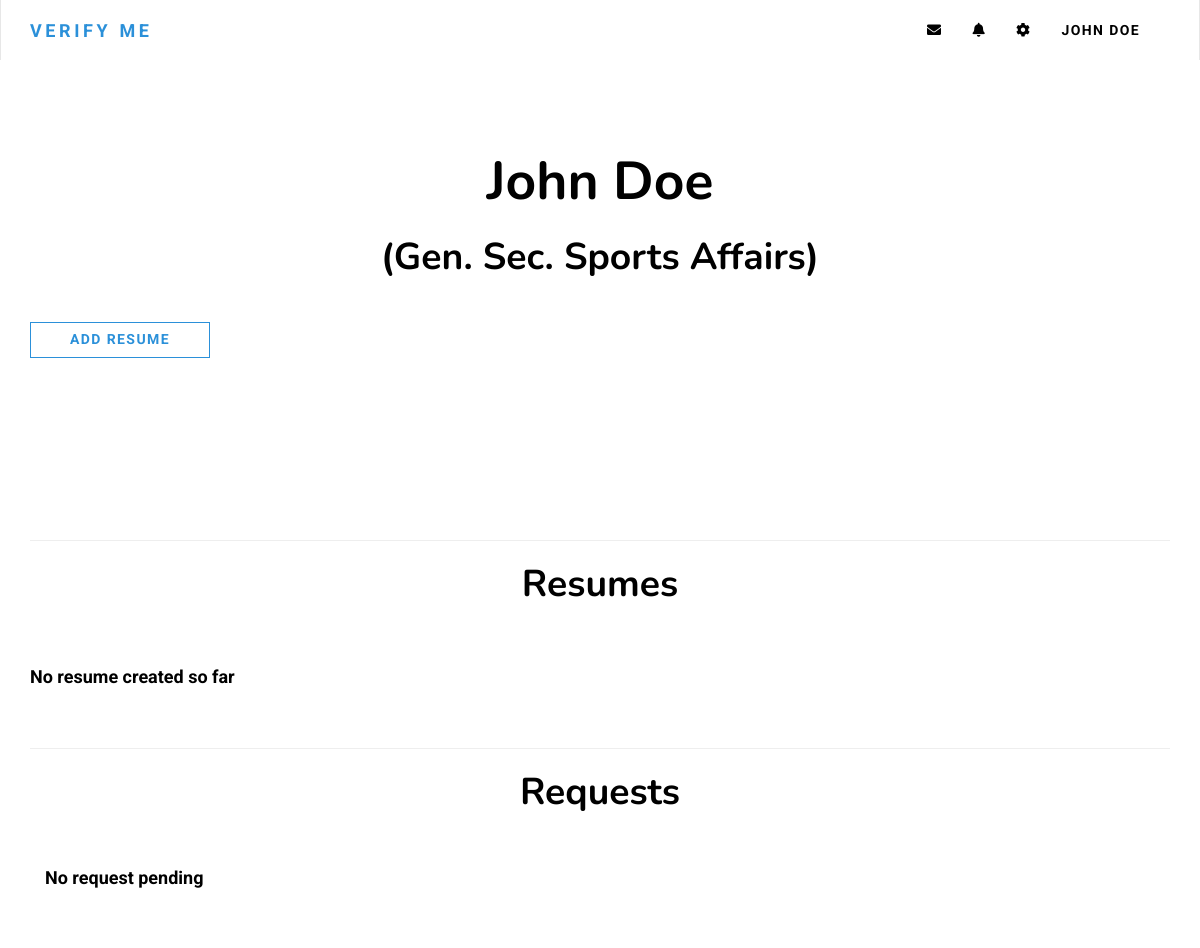
Before: /home/ (signed in) with the older database file.
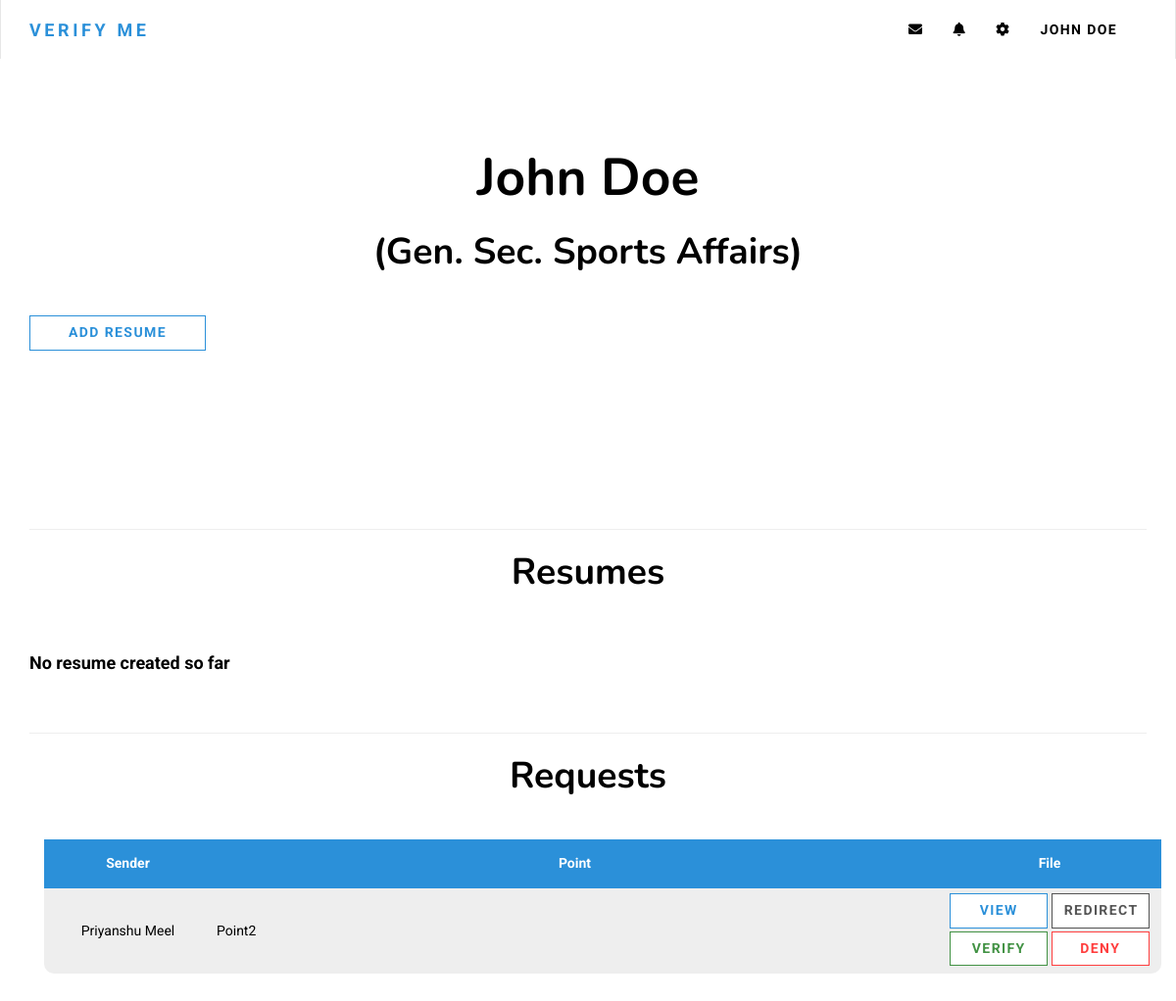
After: the same page with the newer database file.
### website/models.py (models this page shows, shortened)
class Users(models.Model):
	roll_number = models.CharField(max_length = 30)
	name = models.CharField(max_length = 50)
	department = models.CharField(max_length = 2, choices = LIST_OF_DEPARTMENTS)
	image = models.CharField(max_length = 100, default = 'profiles/default/default.png')
	privilege = models.BooleanField(default = False)
	position = models.CharField(max_length = 100, null = True)

class Point(models.Model):
	section = models.ForeignKey('Section', on_delete = models.CASCADE)
	position = models.IntegerField(editable = False, default = 0)
	type = models.CharField(max_length = 2, choices = POINT_TYPE, editable = False, default = 'BU')
	status = models.CharField(max_length = 1, choices = POINT_STATUS, default = 'P')
	content = models.TextField(default = '')
	comment = models.TextField(default = '')
	timestamp = models.DateTimeField(auto_now_add = True, null = True)

### website/views.py (the view, shortened to what this page needs)
# urls.py: path('home/',views.home_view, name = 'home_view'),
def home_view(request):
	if request.session.get('user') != None:
		logged_user_roll = request.session['user']
		user = Users.objects.get(roll_number = logged_user_roll)
		resume_list = Resume.objects.filter(user = user).order_by("-timestamp")
		resume_list = Resume.objects.filter(user = user).order_by("-timestamp")
		notifications = Notification.objects.filter(receiver = user).order_by("-timestamp")
		count = 0
		for n in notifications:
			if not n.seen:
				count += 1
		requests = Request.objects.filter(receiver = user).order_by("-timestamp")
		request_list = []
		for request1 in requests :
			if request1.status:
				if request1.point.type == "BU":
					temp = request1.point.content
				elif request1.point.type == "M2":
					temp1 = request1.point.content.split("#")
					temp = ""
					for i in range(0,len(temp1),3):
						temp += "<p>" + temp1[i] + " ----- " + temp1[i+1] + " ----- " + temp1[i+2] + "</p>"
				elif request1.point.type == "M2":
					temp1 = request1.point.content.split("#")
					temp = ""
					for i in range(0,len(temp1),4):
						temp += "<p>" + temp1[i] + " ----- " + temp1[i+1] + " ----- " + temp1[i+2] + " ----- " + temp1[i+3] + "</p>"
				request_list.append({'id' : request1.id,'sender' : request1.sender.name, 'point_content' : temp, 'point_id' : request1.point.id, 'status' : request1.status})
		privileged_user = Users.objects.filter(privilege = True)
		return render(request, 'website/home_page.html', {'user':user, 'resume_list': resume_list, 'request_list': request_list, 'notifications':notifications, 'notification_count':count, 'privileged_user':privileged_user})
	else:
		return redirect('/')

### website/templates/website/home_page.html (shortened to what this page needs)
{% extends "website/base.html" %}
{% block navbar_items %}
	{% include "website/navbar.html" %}
{% endblock navbar_items %}
{% block content %}
<section>
	<div class="container clearfix">
		<div class="content">
			<h1 align="center" class="site-title">{{ user.name }}</h1>
			{% if user.privilege %}
				<h3 align="center" class="site-subtitle">({{ user.position }})</h3>
			{% endif %}
			<br>
			<h3
		</div>
		<div>
			<button id='_show_' type="submit" class="btn btn-primary transition-visible custom-width">Add resume</button><br><br>
			<div class = "form-group">
			</div>
		</div>
		<hr>
		<div class="content">
			<h3 align="center" class="site-subtitle">Resumes</h1><br>
		</div>
		{% if resume_list %}
		<div id = '_all_'>
			{% for resume in resume_list %}
				{% if resume.status == 3 %}
					<div class="btn-group">
						<div class="btn-group">
						<button onClick="openResume({{resume.id}})" class="btn btn-green custom-width">{{resume.title}}</button>
						<button class="btn btn-green" onClick = "return deleteResume({{resume.id}})";><i class="fas fa-times"></i></button>
						<button class="btn btn-green"><i class="fas fa-check"></i></button>
  					</div>
  					<br>
				{% elif resume.status == 2 %}
					<div class="btn-group">
						<div class="btn-group">
						<button onClick="openResume({{resume.id}})" class="btn btn-green custom-width">{{resume.title}}</button>
						<button class="btn btn-green" onClick = "return deleteResume({{resume.id}})";><i class="fas fa-times"></i></button>
						<button class="btn btn-green" onClick = "finalResume({{resume.id}});" ><i class="fas fa-arrow-right"></i></button>
  					</div>
  					<br>
				{% else %}
					<div class="btn-group">
						<button onClick="openResume({{resume.id}})" class="btn btn-primary custom-width">{{resume.title}}</button>
						<button class="btn btn-primary" onClick = "return deleteResume({{resume.id}})";><i class="fas fa-times"></i></button>
  					</div>
  					<br>
				{% endif %}
			{% endfor %}
		</div>
		{% else %}
		<div class="content">
			<h4>No resume created so far</h1><br>
		</div>
		{% endif %}
	</div>
	{% if user.privilege %}
		<hr>
		<div class="content">
			<h3 align="center" class="site-subtitle">Requests</h1><br>
		</div>
		<div class="container clearfix">
			{% if request_list %}
			   <table id="request_table" class="table-hover" width=100%>
			      <tr style="height: 50px;">
			         <th width=15%>Sender</th>
			         <th width=65%>Point</th>
			         <th width=20%>File</th>
			      </tr>
			      {% for request in request_list  %}
			      {% if request.status %}
			      <tr onclick='return clicked();'>
			         <td width=15%>{{request.sender}}</td>
			         <td width=65% style="text-align: left;">{% autoescape off %}{{request.point_content}}{% endautoescape %}</td>
			         <td width=20%>
			         	<button class='btn btn-primary' style='width:100px; margin-bottom: 3px;' onClick = "openViewModal({{request.id}});">view</button>
			         	<button class='btn btn-transparent' style='width:100px; margin-bottom: 3px;' onClick = "openRedirectModal({{request.id}});">Redirect</button><br>
			         	<button class='btn btn-green' style='width:100px; margin-bottom: 3px;' onClick = "return verifyRequest({{request.id}});">Verify</button>
			         	<button class='btn btn-red' style='width:100px; margin-bottom: 3px;' onClick = "return openDenyModal({{request.id}});">Deny</button><br>
						</td>
			      </tr>
			      {% endif %}
			      {% endfor %}
			   </table>
			{% else %}
				<div class="content">
					<h4>No request pending</h1><br>
				</div>
			{% endif %}
		</div>
	{% endif %}
</section>
{% endblock content %}

### website/templates/website/base.html (shortened to what this page needs)
{% load static %}
<!DOCTYPE html>
<html lang="en">
  <head>
    <link rel="stylesheet" href="{% static 'css/bootstrap.min.css' %}">
    <link rel="stylesheet" href="https://maxcdn.bootstrapcdn.com/bootstrap/3.3.7/css/bootstrap.min.css">
    <link rel="stylesheet" href="https://use.fontawesome.com/releases/v5.3.1/css/all.css">
    <link rel="stylesheet" href="{% static 'css/pe-icon-7-stroke.css' %}">
    <link rel="stylesheet" href="{% static 'css/lightbox.min.css' %}">
    <link rel="stylesheet" href="{% static 'css/style.default.css' %}" id="theme-stylesheet">
    <link rel="stylesheet" href="{% static 'css/custom.css' %}">
 </head>
  <body>
    <header class="header">
      <div role="navigation" class="navbar navbar-default">
        <div class="container">
          <div class="navbar-header"><a href="/" class="navbar-brand">Verify Me</a>
          </div>
          <div id="navigation" class="collapse navbar-collapse navbar-right">
            <ul class="nav navbar-nav">
              {% block navbar_items %}{% endblock navbar_items %}
            </ul>
          </div>
        </div>
      </div>
    </header>
    {% block content %}
    {% endblock content %}
  </body>
</html>

### website/templates/website/navbar.html (shortened to what this page needs)
<li><a href="/messages"><i class="fas fa-envelope"></i></a></li>
<li class="dropdown">
    <a href="" onClick="return removeCount();" class="dropdown-toggle" data-toggle="dropdown" role="button" aria-haspopup="true" aria-expanded="false"><i class="fas fa-bell"></i>
    </a>
</li>
<li class="dropdown">
    <a class="dropdown-toggle" data-toggle="dropdown" href="#"><i class="fas fa-cog"></i></a>
</li>
<li><a>{{ user.name }}</a></li>

### website/static/css/style.default.css (style rules this page uses)
.header { width: 100%; }
.navbar { text-transform: uppercase; letter-spacing: 0.1em; }
.navbar a.navbar-brand { font-weight: bold; letter-spacing: 0.2em; color: #2b90d9; }
.navbar .navbar-nav > li > a { font-weight: bold; }
@media (min-width: 768px) { .navbar ul.nav > li > a { border-top: solid 2px transparent; padding-top: 17.5px; } }
html { height: 100%; }
body { height: 100%; }
header { z-index: 1000; }
section { position: relative; padding-top: 90px; padding-bottom: 90px; }
a, button { -webkit-transition: all 0.2s ease-out; -moz-transition: all 0.2s ease-out; transition: all 0.2s ease-out; }
a { text-decoration: none; }
.nav { margin-bottom: 0; padding-left: 0; list-style: none; }
.nav > li > a { padding: 10px 15px; }
.navbar { font-family: "Roboto", Helvetica, Arial, sans-serif; min-height: 60px; margin-bottom: 0; border-top: none; border-bottom: none; }
@media (min-width: 768px) { .navbar { border-radius: 0; } }
.navbar-collapse { max-height: 340px; overflow-x: visible; padding-right: 15px; padding-left: 15px; }
@media (min-width: 768px) { .navbar-collapse { width: auto; border-top: 0; box-shadow: none; } }
@media (min-width: 768px) { .navbar-collapse.collapse { display: block !important; height: auto !important; padding-bottom: 0; overflow: visible !important; } }
.container > .navbar-header, .container-fluid > .navbar-header, .container > .navbar-collapse, .container-fluid > .navbar-collapse { margin-right: -15px; margin-left: -15px; }
@media (min-width: 768px) { .container > .navbar-header, .container-fluid > .navbar-header, .container > .navbar-collapse, .container-fluid > .navbar-collapse { margin-right: 0; margin-left: 0; } }
.navbar-brand { float: left; padding: 19.5px 15px; font-size: 18px; line-height: 21px; height: 60px; }
@media (min-width: 768px) { .navbar > .container .navbar-brand, .navbar > .container-fluid .navbar-brand { margin-left: -15px; } }
.navbar-nav { margin: 9.75px -15px; }
.navbar-nav > li > a { padding-top: 10px; padding-bottom: 10px; line-height: 21px; border-bottom: none; }
@media (min-width: 768px) { .navbar-nav { margin: 0 auto; display: table; table-layout: fixed; float: left; } }
@media (min-width: 768px) { .navbar-nav > li { float: left; } }
@media (min-width: 768px) { .navbar-nav > li > a { padding-top: 19.5px; padding-bottom: 19.5px; } }
.navbar-default { background-color: #ffffff; border-bottom-color: transparent; }
.navbar-default .navbar-brand { color: #000000; }
.navbar-default .navbar-nav > li > a { color: #000000; }
.navbar-default .navbar-collapse { border-color: transparent; }
body { font-family: "Roboto", Helvetica, Arial, sans-serif; font-size: 14px; line-height: 1.55; color: #000000; background-color: #ffffff; }
a { color: #2b90d9; text-decoration: none; }
hr { margin-top: 21px; margin-bottom: 21px; border: 0; border-top: 1px solid #eeeeee; }
.btn { font-weight: 700; font-family: "Roboto", Helvetica, Arial, sans-serif; text-transform: uppercase; letter-spacing: 0.1em; padding: 6px 12px; font-size: 14px; line-height: 1.55; border-radius: 0; }
.btn-primary { color: #2b90d9; background-color: #ffffff; border-color: #2b90d9; }
.btn-red { color: #ff3f3f; background-color: #ffffff; border-color: #ff3f3f; }
.btn-green { color: #429244; background-color: #ffffff; border-color: #429244; }
.btn-transparent { color: #555555; background-color: #fff; border-color: #555555; }
.form-group { margin-bottom: 20px; }
h1, h2, h3, h4, h5, h6, .h1, .h2, .h3, .h4, .h5, .h6 { font-family: "Roboto", Helvetica, Arial, sans-serif; font-weight: 700; line-height: 1.2; color: #000000; }
h1, .h1 { font-size: 36px; }
h3, .h3 { font-size: 24px; font-weight: 700; }
h4, .h4 { font-size: 18px; font-weight: 700; }
h1, .h1, h2, .h2, h3, .h3 { margin-top: 0; margin-bottom: 21px; }

### website/static/css/custom.css (style rules this page uses)
.site-title { font-size: 40pt; font-family: 'Nunito', sans-serif; font-weight: bold; }
.site-subtitle { font-size: 28pt; font-family: 'Nunito', sans-serif; }
.transition-visible { opacity: 1; transition: opacity 0.5s linear; }
.custom-width { width: 180px !important; margin-bottom: 10px; }
#request_table { border-top-right-radius: 10px; border-top-left-radius: 10px; border-bottom-left-radius: 10px; border-bottom-right-radius: 10px; height: 80px; background-color: #eee; }
#request_table th { background-color: #2b90d9; color: #fff; }
#request_table td, th { text-align: center; padding: 5px; }

Changed rows visible on the page:
now on this page (row edited): Users: sender "Priyanshu Meel"
added Point: point_content "Point2"
Other visible differences:
text no longer shown: "No request pending"
text now shown: "Sender Point File"
new list line: "VIEW REDIRECT VERIFY DENY"
